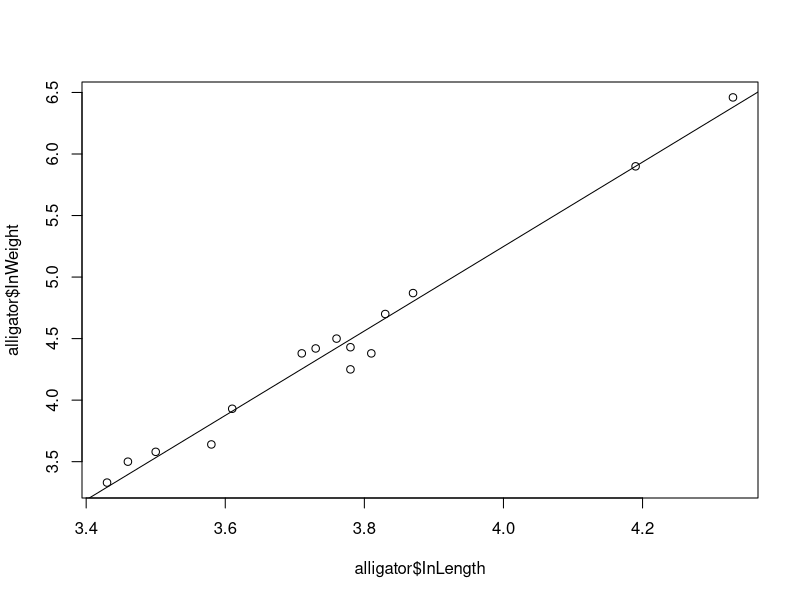

Reproduce this figure in R.
rm(list = ls())

alligator = data.frame(
    InLength = 
        c(3.87, 3.61, 4.33, 3.43, 3.81, 3.83, 3.46, 3.76,
        3.50, 3.58, 4.19, 3.78, 3.71, 3.73, 3.78),
    InWeight =
        c(4.87, 3.93, 6.46, 3.33, 4.38, 4.70, 3.50, 4.50,
        3.58, 3.64, 5.90, 4.43, 4.38, 4.42, 4.25)
)

simple.reg.model = lm(formula = InWeight ~ InLength,
                      data = alligator)

plot(alligator$InLength, alligator$InWeight)
abline(simple.reg.model)

print(summary(simple.reg.model))